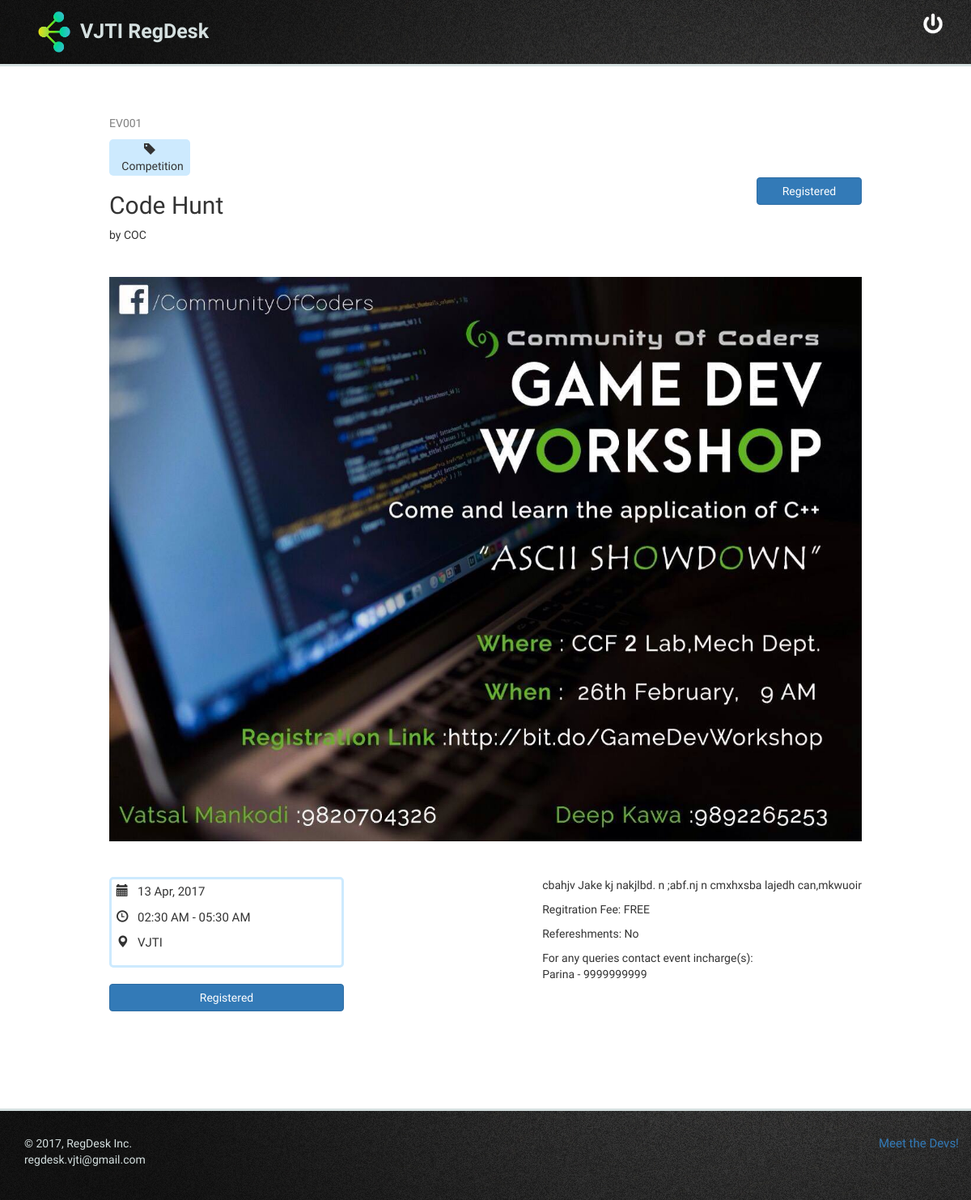
The app's page /public/event.php?event=1 (signed in) with its own data.
### tables this page shows
CREATE TABLE `events` (
  `event_id` int(11) NOT NULL,
  `event_name` varchar(64) NOT NULL,
  `description` text NOT NULL,
  `start_date` date NOT NULL,
  `start_time` time NOT NULL,
  `end_date` date DEFAULT NULL,
  `end_time` time DEFAULT NULL,
  `venue` varchar(64) NOT NULL,
  `category` tinyint(4) NOT NULL,
  `committee` int(11) NOT NULL,
  `incharge1_name` varchar(50) NOT NULL,
  `incharge1_contact` varchar(10) NOT NULL,
  `incharge2_name` varchar(50) DEFAULT NULL,
  `incharge2_contact` varchar(10) DEFAULT NULL,
  `cost` smallint(6) NOT NULL DEFAULT '0',
  `refreshment` tinyint(1) DEFAULT '0',
  `note` text,
  `manager` int(11) NOT NULL,
  `banner` varchar(5) NOT NULL DEFAULT '.jpg',
  `post_timestamp` timestamp NOT NULL DEFAULT CURRENT_TIMESTAMP
);

CREATE TABLE `categories` (
  `category_id` tinyint(4) NOT NULL,
  `category_name` varchar(20) NOT NULL
);

CREATE TABLE `committees` (
  `committee_id` int(11) NOT NULL,
  `committee_name` varchar(20) NOT NULL
);

### public/event.php (the view, shortened to what this page needs)
<?php
    if (isset($_GET['event'])) {
        require_once(__DIR__ .'/../includes/dbconfig.php');
        $event_id = mysqli_real_escape_string($dbc, trim($_GET['event']));
        $query = "SELECT ev.event_name, ev.description, ev.start_date, ev.end_date, ev.start_time, ev.end_time, ev.venue, ev.banner, cat.category_name, com.committee_name, ev.incharge1_name, ev.incharge1_contact, ev.incharge2_name, ev.incharge2_contact, ev.cost, ev.refreshment, ev.note FROM events as ev INNER JOIN categories as cat ON ev.category = cat.category_id INNER JOIN committees as com ON ev.committee = com.committee_id WHERE ev.event_id = $event_id";
        $result = mysqli_query($dbc, $query);
        if (mysqli_num_rows($result) == 1) {
            $event = mysqli_fetch_array($result);
            $query = "SELECT registration_id FROM registrations WHERE user_id = ".$_SESSION['user_id']." AND event_id = ".$event_id;
            $result = mysqli_query($dbc, $query);
            if (mysqli_num_rows($result) == 1)
              $registered = true;
            else
              $registered = false;
            $filename = "../banners/".str_pad($event_id, 4, 0, STR_PAD_LEFT).$event['banner'];
            if (file_exists($filename)) {
              $source = $filename;
            }
            else {
              $source = "../banners/cover_default.png";
            }
        }
        else
            exit('Event does not exist.');
    }
    else
        exit('Error: event not specified.');
    require_once(__DIR__ .'/../includes/header.php');
?>
  <div class="container" style="padding-bottom:0%;">
  <div class="row">
    <div class="col-sm-6">
      <p style="color: gray;">EV<?php echo htmlspecialchars(str_pad($event_id, 3, '0', STR_PAD_LEFT)); ?></p>
      <p style="max-width: 100px; vertical-align: middle; background-color: rgb(205,234,254); border-radius: 5px; padding: 0.5%; text-align: center;"><span class="glyphicon glyphicon-tag"></span>&nbsp;&nbsp;<?php echo htmlspecialchars($event['category_name']); ?></p>
      <h2 style="font-family: 'Raleway', sans-serif;"><?php echo htmlspecialchars($event['event_name']); ?></h2>
      <p>by <?php echo htmlspecialchars($event['committee_name']); ?></p>
      </div>
      <div class="col-sm-4">
      </div>
      <div class="col-sm-2" style="padding-top:8%;">
      <?php
        if ($registered) {
      ?>
          <button type="button" class="btn btn-primary">Registered</button>
      <?php
        } else {
      ?>
          <a href="../controls/register.php?event=<?php echo htmlspecialchars($event_id); ?>"><button type="button" class="btn btn-primary">Register</button></a>
      <?php
        }
      ?>
      </div>
    </div>
    </div>
<br>
    <div class="container" style="padding-top:1%;padding-bottom:0%;">
        <img src="<?php echo $source; ?>" class="img-responsive" style="margin: auto;">
    </div>
    <br>
    <div class="container" style="padding-top:2%;">
    <div class="row">
    <div class="col-sm-4">
    <div class="schedule">
          <p style="font-size:15px;"><span class="glyphicon glyphicon-calendar"></span>&nbsp;&nbsp;
          <?php
            if (empty($event['end_date']))
                echo htmlspecialchars(date('d M, Y', strtotime($event['start_date'])));
            else
                echo htmlspecialchars(date('d M, Y', strtotime($event['start_date']))).' - '.htmlspecialchars(date('d M, Y', strtotime($event['end_date'])));
          ?></p>
          <p style="font-size:15px;"><span class="glyphicon glyphicon-time"></span>&nbsp;&nbsp;
          <?php
            if (empty($event['end_time']))
                echo htmlspecialchars(date('H:i A', strtotime($event['start_time'])));
            else
                echo htmlspecialchars(date('H:i A', strtotime($event['start_time']))).' - '.htmlspecialchars(date('H:i A', strtotime($event['end_time'])));;
          ?></p>
          <p style="font-size:15px;"><span class="glyphicon glyphicon-map-marker"></span>&nbsp;&nbsp;
          <?php
            echo htmlspecialchars($event['venue']);
          ?></p>
    </div>
    <br>
    <?php
        if ($registered) {
      ?>
          <button type="button" class="btn btn-primary">Registered</button>
      <?php
        } else {
      ?>
          <a href="../controls/register.php?event=<?php echo htmlentities($event_id); ?>"><button type="button" class="btn btn-primary">Register</button></a>
      <?php
        }
      ?>
    </div>
    <div class="col-sm-2">
    </div>
    <div class="col-sm-6" >
       <div style="float:right;">
        <p><?php echo nl2br(htmlspecialchars($event['description'])); ?></p>
        <p>Regitration Fee:
        <?php
          if ($event['cost'] == 0)
            echo 'FREE';
          else
            echo 'Rs. '.$event['cost'];
        ?>
        </p>
        <p>Refereshments:
        <?php
          if ($event['refreshment'] == 0)
            echo 'No';
          else
            echo 'Yes';
        ?>
        </p>
        <p>
          For any queries contact event incharge(s):
          <br>
          <?php
            echo $event['incharge1_name']." - ".$event['incharge1_contact'];
          ?>
        </p>
    </div>
    </div>
    </div>
    </div>
<?php
  require_once(__DIR__ . '/../includes/footer.php');
?>

### includes/header.php (shortened to what this page needs)
<!DOCTYPE html>
<html>
<head>
	<link rel="stylesheet" href="http://maxcdn.bootstrapcdn.com/bootstrap/3.3.6/css/bootstrap.min.css">
	<?php
		if (basename($_SERVER['PHP_SELF']) == 'index.php') {
			echo '<link rel = "stylesheet" type = "text/css" href="css/index.css">';
		}
		else if (basename($_SERVER['PHP_SELF']) == 'dashboard.php') {
			echo '<link rel = "stylesheet" type = "text/css" href = "../css/dashboard.css">';
		}
		else if (basename($_SERVER['PHP_SELF']) == 'manage.php' || basename($_SERVER['PHP_SELF']) == 'myevents.php') {
			echo '<link rel = "stylesheet" type = "text/css" href = "../css/manageevents.css">';
		}
		else if (basename($_SERVER['PHP_SELF']) == 'event.php') {
			echo '<link rel="stylesheet" type="text/css" href="../css/event.css">';
		}
	?>
</head>
<body>
	<?php
	if (basename($_SERVER['PHP_SELF']) != 'index.php') {
?>
		<header style="background-image: url('../images/background.jpg'); border-bottom: 3px solid rgb(213,224,224);">
			<div class="row" style="padding-top:1.2%;padding-bottom:1.2%;">
				<div class="span4" style="padding-left:5%;">
					<a href="../index.php">
						<img style="float:left;padding-left:0%;padding-top:0%;" src="../images/logo.png" class="img-responsive" alt="VJTI RegDesk"
						    width="40" height="40">
					</a>
					<div style="padding-right:4%; vertical-align: middle;">
						<?php if (isset($_SESSION['user_id'])) { ?>
						<a href="../controls/logout.php"><img style="float:right; vertical-align: middle;" src="../images/logout.png" class="img-responsive" title="Logout"
							    alt="Logout" width="30" height="30"></a>
						<?php } ?>
					</div>
					<div style="font-size:25px;color:rgb(213,224,224);font-weight:bold;padding-top:0.6%">&nbsp;&nbsp;<a href="../index.php" style="text-decoration:none;color:rgb(213,224,224);">VJTI RegDesk</a></div>
				</div>
			</div>
		</header>
		<?php
	}
?>

### includes/footer.php (shortened to what this page needs)
<footer class="footer" style="background-image:url('<?php if (basename($_SERVER['PHP_SELF']) == 'index.php') echo 'images/background.jpg'; else echo '../images/background.jpg'; ?>'); background-repeat: repeat; background-position: left bottom; background-attachment: fixed;width:100% padding: 0px; border-top: 3px solid rgb(213,224,224);">
	<div class="container-fluid" style="padding: 0px;">
		<div class="row" style="">
			<div class="col-sm-4 text-left">
				<p style="color:rgb(213,224,224); padding: 30px; vertical-align: center;">
					&copy;
					<?php echo date('Y'); ?>, RegDesk Inc.
					<br>
					<?php echo USER; ?>
				</p>
			</div>
			<div class="col-sm-4">
			</div>
			<p class="col-sm-4 text-right" style="padding: 30px; vertical-align: center; font-size: 15px;">
				<a href="developers.php">Meet the Devs!</a>
		</div>
	</div>
</footer>
</body>
</html>

### css/event.css (style rules this page uses)
.container { padding: 10%; padding-top: 5%; }
.schedule { border-style: solid; border-color: rgb(205,234,254); border-radius: 5px; padding: 2%; width:100%; }
.btn-primary { width:100%; }

### includes/header.php (style rules this page uses)
body { font-family: 'PT Sans', sans-serif; padding-bottom: 0px; padding-right: 0px; }

### records on screen
events: category.category_name "Competition", event_name "Code Hunt", committee.committee_name "COC", banner (picture), start_date "13 Apr, 2017", start_time "02:30 AM", end_time "05:30 AM", venue "VJTI", description "cbahjv Jake kj nakjlbd. n ;abf.nj n cmxhxsba lajedh can,mkwuoir", incharge1_name "Parina", incharge1_contact "9999999999"

### other values on screen
str_pad($event_id, 3, '0', STR_PAD_LEFT) "001"
USER "regdesk.vjti@gmail.com"
